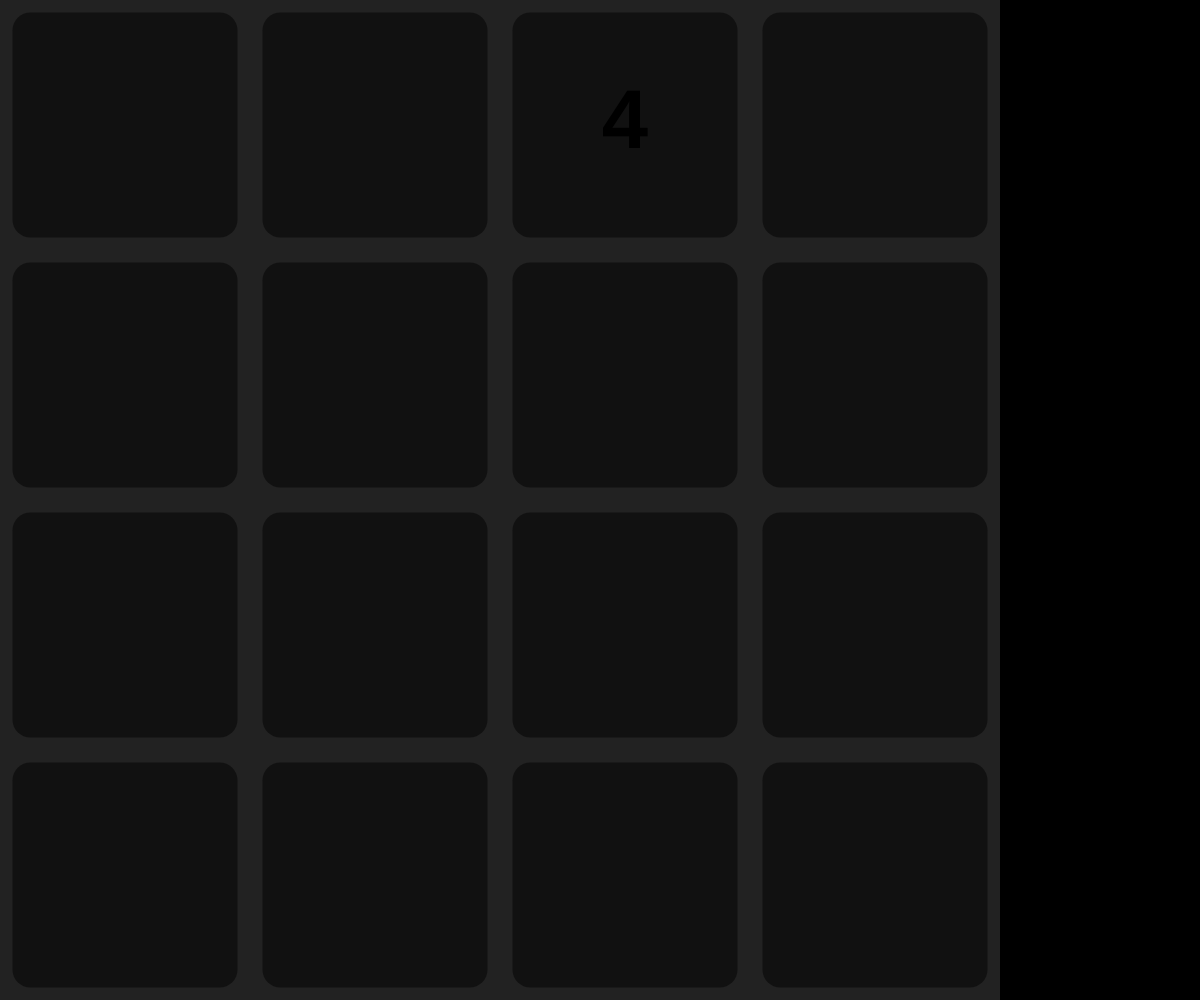
Frame 1 (no input)
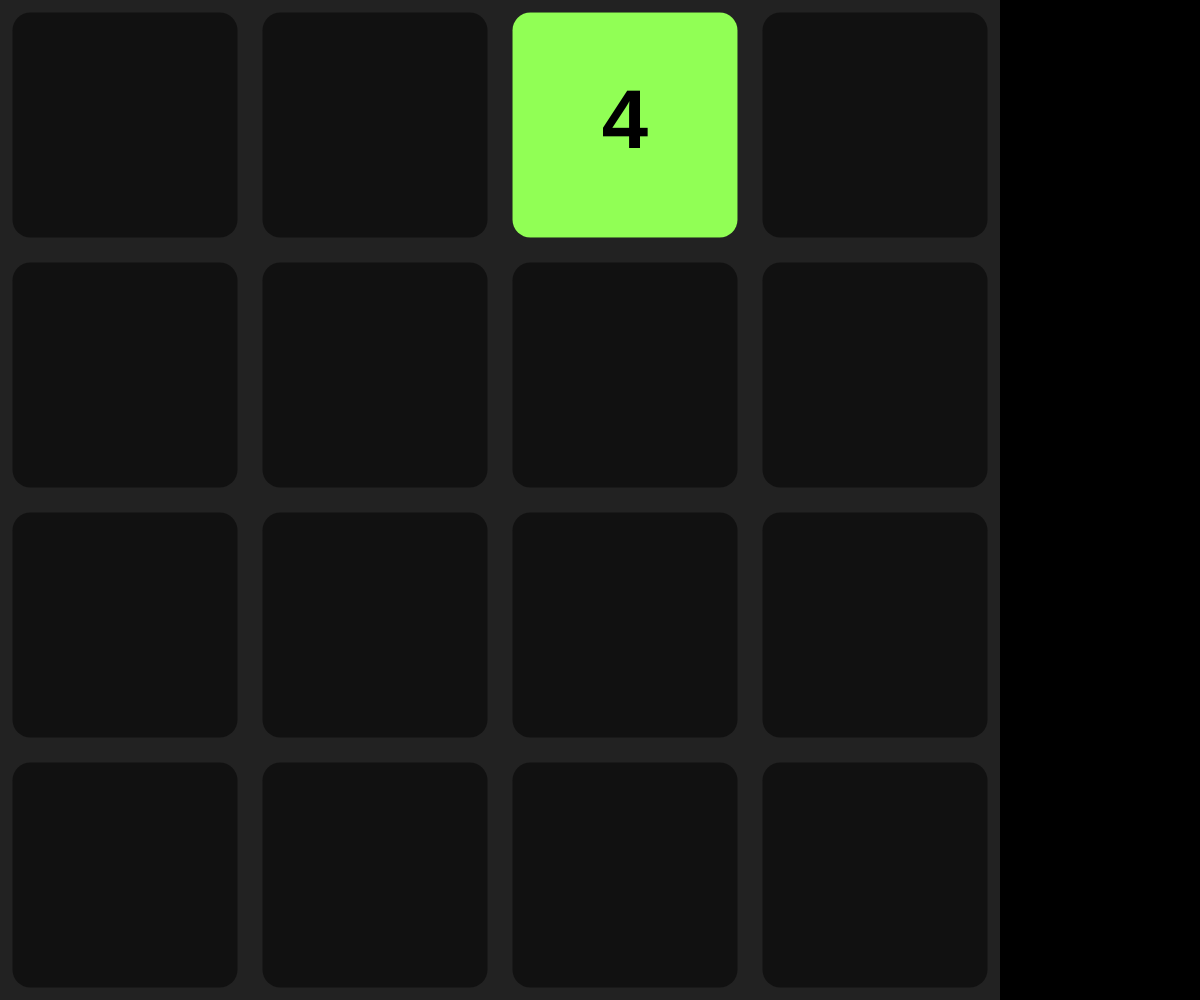
Frame 60 (no input)
Frame 120 (the mouse pressed at the canvas centre since frame 60): identical to frame 60, image omitted

The p5.js sketch that drew these frames (run headless with seeded random() and noise() and a simulated clock; from frame 60 on, the mouse is pressed at the canvas centre):

// p5.js sketch
// ── sketch.js
function setup() {
	createCanvas(windowWidth, windowHeight);

	game = new Game();

	windowResized();
}

function draw() {
	background(0);

	/*
	let randomDir = int(random(0, 20));
	if (randomDir == 0) {
		game.swipe("up");
	} else if (randomDir == 1) {
		game.swipe("down");
	} else if (randomDir == 2) {
		game.swipe("left");
	} else if (randomDir == 3) {
		game.swipe("right");
	}
	*/
	
	game.draw();
}

function windowResized() {
	resizeCanvas(windowWidth, windowHeight);

	game.windowResized();
}

function keyPressed() {
	if (keyCode == UP_ARROW) {
		game.swipe("up");
	} else if (keyCode == DOWN_ARROW) {
		game.swipe("down");
	} else if (keyCode == LEFT_ARROW) {
		game.swipe("left");
	} else if (keyCode == RIGHT_ARROW) {
		game.swipe("right");
	}
}
// ── game.js
class Game {
	constructor() {
		this.gridUWid = 4;
		this.gridUHei = 4;
		this.grid = Array(this.gridUHei).fill().map(x => Array(this.gridUWid).fill(null));

		this.animationTime = 300;
		this.tileSet = false;
		this.deletedTiles = [];
	}

	windowResized() {
		this.unit = width / 100;

		this.gridPWid = min(width, height);
		this.gridPHei = min(width, height);

		this.tileSize = this.gridPWid / this.gridUWid;
		this.border = this.tileSize / 20;
		this.borderRadius = this.tileSize / 14;

		for (let row in this.grid) {
			for (let clm in this.grid[0]) {
				if (this.grid[row][clm] != null) {
					this.grid[row][clm].update();
				}
			}
		}
	}

	newTile() {
		let emptySpots = 0;
		for (let row in this.grid) {
			for (let clm in this.grid[0]) {
				if (this.grid[row][clm] == null) {
					emptySpots++;
				}
			}
		}
		if (emptySpots == 0) {
			console.log("game over");
			this.grid = Array(this.gridUHei).fill().map(x => Array(this.gridUWid).fill(null));
			this.newTile();
		} else {
			let randX, randY;
			do {
				randX = int(random(0, this.gridUWid));
				randY = int(random(0, this.gridUHei));
			} while (this.grid[randY][randX] != null)
			let startPowerOf2 = (random() < 0.5) ? 1 : 2;
			this.grid[randY][randX] = new Tile(randX, randY, startPowerOf2);
		}
	}

	draw() {
		noStroke();
		fill(0x22);
		rect(0, 0, this.gridPWid, this.gridPHei);

		for (let row in this.grid) {
			for (let clm in this.grid[0]) {
				noStroke();
				fill(0x11);
				rect(clm * this.tileSize + this.border,
					row * this.tileSize + this.border,
					this.tileSize - this.border * 2,
					this.tileSize - this.border * 2,
					this.borderRadius);
			}
		}

		let animationFinished = true;

		for (let row in this.grid) {
			for (let clm in this.grid[0]) {
				if (this.grid[row][clm] != null) {
					this.grid[row][clm].show(false);
					animationFinished = this.grid[row][clm].isAnimationFinished() && animationFinished;
					if (this.grid[row][clm].isAnimationFinished() && this.grid[row][clm].changeNumber) {
						this.grid[row][clm].powerOf2++;
						this.grid[row][clm].changeNumber = false;
					}
				}
			}
		}

		for (let i = this.deletedTiles.length - 1; i >= 0; i--) {
			animationFinished = this.deletedTiles[i].isAnimationFinished() && animationFinished;
			if (this.deletedTiles[i].isAnimationFinished()) {
				this.deletedTiles.splice(i, 1);
			} else {
				this.deletedTiles[i].show(false);
			}
		}


		if (animationFinished && !this.tileAdded) {
			this.newTile();
			this.tileAdded = true;
		}

		for (let row in this.grid) {
			for (let clm in this.grid[0]) {
				if (this.grid[row][clm] != null) {
					this.grid[row][clm].show(true);
				}
			}
		}
		for (let i in this.deletedTiles) {
			this.deletedTiles[i].show(true);
		}
	}

	swipe(dir) {
		let gridTiles;
		function updateGridTile(clm, row) {
			game.grid[row][clm].move(clm, row);
		}
		if (dir == "up" || dir == "down") {
			gridTiles = Array(this.gridUWid);

			for (let clm in this.grid[0]) {
				gridTiles[clm] = [];
				for (let row in this.grid) {
					if (this.grid[row][clm] != null) {
						gridTiles[clm].push(this.grid[row][clm]);
					}
				}
			}
			this.grid = Array(this.gridUHei).fill().map(x => Array(this.gridUWid).fill(null));
			for (let clm = 0; clm < gridTiles.length; clm++) {
				let prevPowerOf2 = 0;
				for (let row = gridTiles[clm].length - 1; row >= 0; row--) {
					if (gridTiles[clm][row].powerOf2 == prevPowerOf2) {
						this.deletedTiles.unshift(new Tile(gridTiles[clm][row].uX, gridTiles[clm][row].uY, gridTiles[clm][row].powerOf2));
						this.deletedTiles[0].siblingTile = gridTiles[clm][row + 1];
						gridTiles[clm].splice(row, 1);
						gridTiles[clm][row].changeNumber = true;
						prevPowerOf2 = 0;
					} else {
						prevPowerOf2 = gridTiles[clm][row].powerOf2;
					}
				}

				for (let row = 0; row < gridTiles[clm].length; row++) {
					if (dir == "up") {
						this.grid[row][clm] = gridTiles[clm][row];
						updateGridTile(clm, row);
					} else {
						this.grid[this.gridUHei - gridTiles[clm].length + row][clm] = gridTiles[clm][row];
						updateGridTile(clm, this.gridUHei - gridTiles[clm].length + row);
					}
				}

			}
		}

		if (dir == "left" || dir == "right") {
			gridTiles = Array(this.gridUHei);

			for (let row in this.grid) {
				gridTiles[row] = [];
				for (let clm in this.grid[0]) {
					if (this.grid[row][clm] != null) {
						gridTiles[row].push(this.grid[row][clm]);
					}
				}
			}
			this.grid = Array(this.gridUHei).fill().map(x => Array(this.gridUWid).fill(null));
			for (let row = 0; row < gridTiles.length; row++) {
				let prevPowerOf2 = 0;
				for (let clm = gridTiles[row].length - 1; clm >= 0; clm--) {
					if (gridTiles[row][clm].powerOf2 == prevPowerOf2) {
						this.deletedTiles.unshift(new Tile(gridTiles[row][clm].uX, gridTiles[row][clm].uY, gridTiles[row][clm].powerOf2));
						this.deletedTiles[0].siblingTile = gridTiles[row][clm + 1];
						gridTiles[row].splice(clm, 1);
						gridTiles[row][clm].changeNumber = true;
						prevPowerOf2 = 0;
					} else {
						prevPowerOf2 = gridTiles[row][clm].powerOf2;
					}
				}

				for (let clm = 0; clm < gridTiles[row].length; clm++) {
					if (dir == "left") {
						this.grid[row][clm] = gridTiles[row][clm];
						updateGridTile(clm, row);
					} else {
						this.grid[row][this.gridUWid - gridTiles[row].length + clm] = gridTiles[row][clm];
						updateGridTile(this.gridUWid - gridTiles[row].length + clm, row);
					}
				}
			}
		}

		for (let i in this.deletedTiles) {
			this.deletedTiles[i].move(this.deletedTiles[i].siblingTile.uX, this.deletedTiles[i].siblingTile.uY);
		}

		console.log(gridTiles, dir);
		this.tileAdded = false;
	}

}

let game;
// ── tile.js
class Tile {
	constructor(uX, uY, startPowerOf2) {
		this.uX = uX;
		this.uY = uY;
		this.prevUX = this.uX;
		this.prevUY = this.uY;
		this.powerOf2 = startPowerOf2;
		//this.number = pow(2, this.powerOf2);
		this.changeNumber = false;
		this.animationState = 1.0;
		this.animationTime = game.animationTime;
		this.update();

		this.siblingTile = null;
	}

	isAnimationFinished() {
		return this.animationState == 1;
	}

	update() {
		this.pX = this.uX * game.tileSize;
		this.pY = this.uY * game.tileSize;
		this.pWid = game.tileSize;
		this.pHei = game.tileSize;
	}

	move(uX, uY) {
		this.prevUX = this.uX;
		this.prevUY = this.uY;
		this.uX = uX;
		this.uY = uY;
		this.pX = this.uX * game.tileSize;
		this.pY = this.uY * game.tileSize;
		this.animationState = 0.0;
		//this.animationTime = dist(this.prevUX, this.prevUY, this.uX, this.uY) * game.animationTime;
	}

	show(drawNumber) {
		if (this.animationState != 1.0) {
			this.animationState += 1000 / frameRate() / this.animationTime;
			this.animationState = constrain(this.animationState, 0, 1);
			this.pX = lerp(this.prevUX, this.uX, this.animationState) * game.tileSize;
			this.pY = lerp(this.prevUY, this.uY, this.animationState) * game.tileSize;
		}
		if (!drawNumber) {
			noStroke();
			colorMode(HSB, 255);
			fill((this.powerOf2 * 35) % 256, 170, 255);
			colorMode(RGB, 255);
			rect(this.pX + game.border,
				this.pY + game.border,
				this.pWid - game.border * 2,
				this.pHei - game.border * 2,
				game.borderRadius);
		} else {
			noStroke();
			fill(0x00);
			textAlign(CENTER, CENTER);
			textStyle(BOLD);
			textSize(game.tileSize / 3);
			text(pow(2, this.powerOf2), this.pX + game.tileSize / 2, this.pY + game.tileSize / 2);
		}
	}
}
